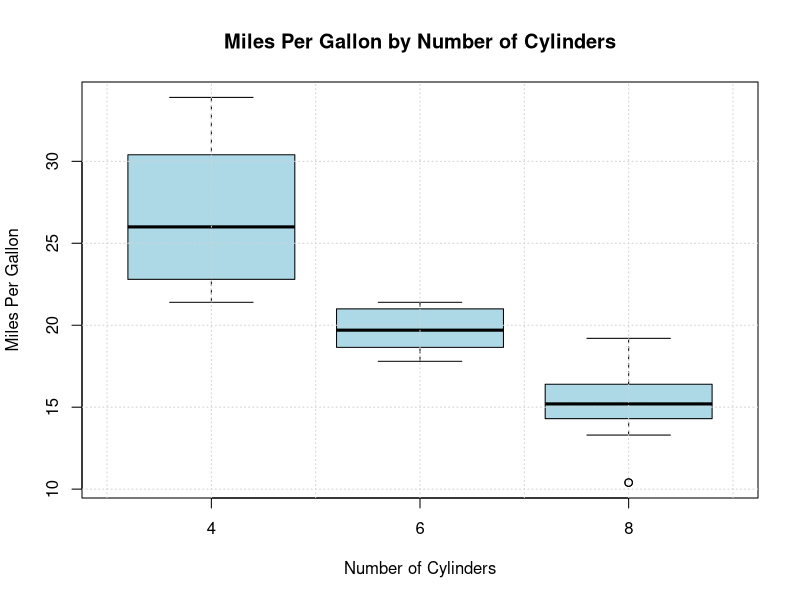

Reproduce this figure in R.
# Load the mtcars dataset
data("mtcars")

# View the first few rows of the dataset
head(mtcars)

# Create a boxplot for mpg vs cyl
boxplot(mpg ~ as.factor(cyl), data = mtcars,
        main = "Miles Per Gallon by Number of Cylinders",
        xlab = "Number of Cylinders",
        ylab = "Miles Per Gallon",
        col = "lightblue")

# Optionally, add a grid for better readability
grid()
